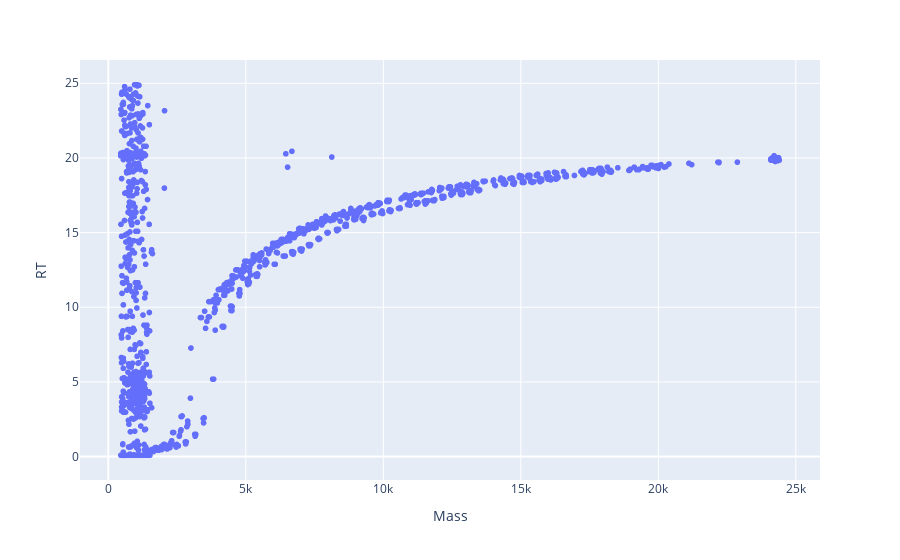

The code cell stored with this chart in its notebook:
### Code cell
# plotly_zone(df_gln_24)
plotly_zone(df_gln_34)
# plotly_zone(df_gln_134)

### Figure 1 — Plotly figure (JSON) as saved in the notebook; plotly's stock layout.template omitted (floating-point values rounded to 4 significant figures; data arrays with more than 128 entries replaced by an {"elided": "..."} marker saying what was removed)
{"data": [{"hovertemplate": "Mass=%{x}<br>RT=%{y}<extra></extra>", "legendgroup": "", "marker": {"color": "#636efa", "symbol": "circle"}, "mode": "markers", "name": "", "showlegend": false, "type": "scattergl", "x": {"elided": "1555 float values"}, "xaxis": "x", "y": {"elided": "1555 float values"}, "yaxis": "y"}], "layout": {"legend": {"tracegroupgap": 0}, "margin": {"t": 60}, "xaxis": {"anchor": "y", "domain": [0, 1], "title": {"text": "Mass"}}, "yaxis": {"anchor": "x", "domain": [0, 1], "title": {"text": "RT"}}}}
